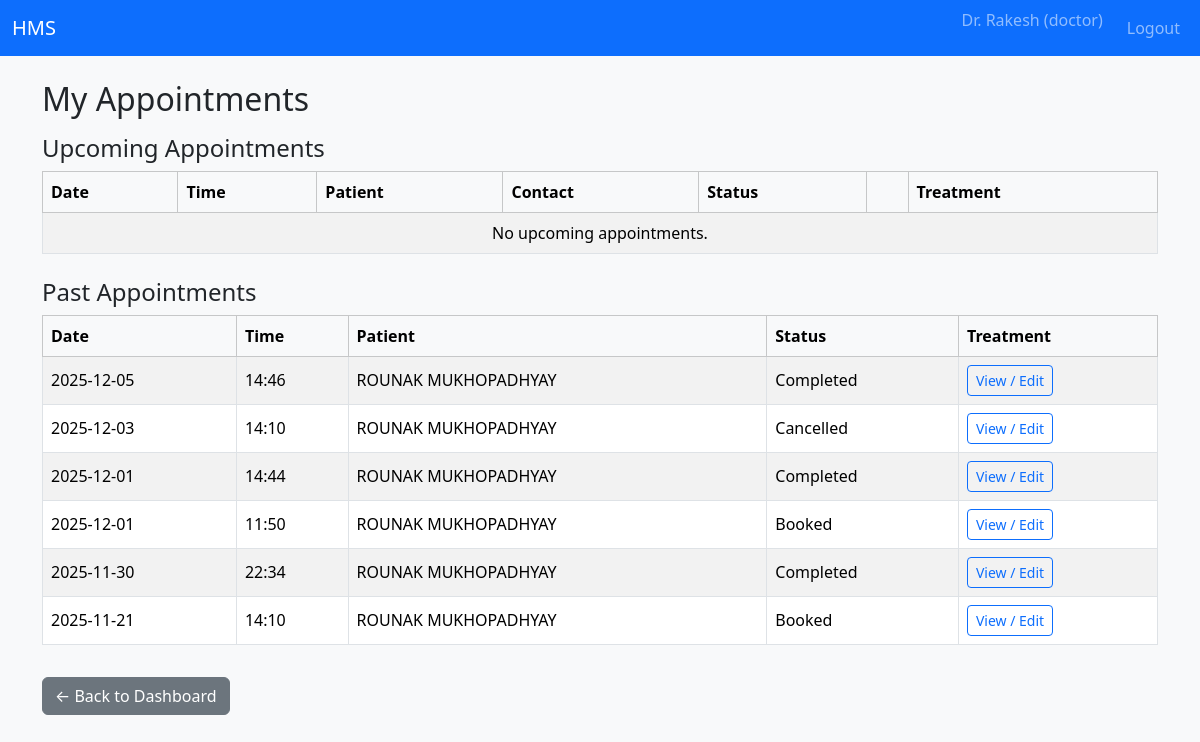
Screenshot of /doctor/appointments (signed in) with the database file from the repository.
### tables this page shows
CREATE TABLE appointments (
            id INTEGER PRIMARY KEY AUTOINCREMENT,
            patient_id INTEGER NOT NULL,
            doctor_id INTEGER NOT NULL,
            date TEXT NOT NULL, -- YYYY-MM-DD
            time TEXT NOT NULL, -- HH:MM
            status TEXT NOT NULL CHECK(status IN ('Booked', 'Completed', 'Cancelled')),
            created_at TEXT NOT NULL,
            updated_at TEXT NOT NULL,
            FOREIGN KEY(patient_id) REFERENCES patients(id),
            FOREIGN KEY(doctor_id) REFERENCES doctors(id),
            UNIQUE(doctor_id, date, time) -- prevent double booking
        );

CREATE TABLE users (
            id INTEGER PRIMARY KEY AUTOINCREMENT,
            username TEXT UNIQUE NOT NULL,
            password_hash TEXT NOT NULL,
            full_name TEXT NOT NULL,
            email TEXT,
            phone TEXT,
            role TEXT NOT NULL CHECK(role IN ('admin', 'doctor', 'patient')),
            is_active INTEGER NOT NULL DEFAULT 1,
            created_at TEXT NOT NULL
        );

### controllers/routes.py (the view)
@main_bp.route("/doctor/appointments")
@login_required
@role_required("doctor")
def doctor_appointments():
    doctor_id = get_current_doctor_id()
    if not doctor_id:
        flash("Doctor profile not found.", "danger")
        return redirect(url_for("main.doctor_dashboard"))
    conn = get_db_connection()
    cur = conn.cursor()
    cur.execute(
        """
        SELECT a.*, u.full_name AS patient_name, u.phone
        FROM appointments a
        JOIN patients p ON a.patient_id = p.id
        JOIN users u ON p.user_id = u.id
        WHERE a.doctor_id = ?
        ORDER BY a.date DESC, a.time DESC;
        """,
        (doctor_id,),
    )
    rows = cur.fetchall()
    conn.close()
    today_str = date_cls.today().isoformat()
    upcoming = []
    past = []
    for r in rows:
        if r["date"] >= today_str and r["status"] == "Booked":
            upcoming.append(r)
        else:
            past.append(r)
    return render_template("doctor_appointments.html", upcoming=upcoming, past=past)

### controllers/routes.py (called while the page is built)
def login_required(view_func):
    @wraps(view_func)
    def wrapped(*args, **kwargs):
        if "user_id" not in session:
            flash("Please log in to continue.", "warning")
            return redirect(url_for("main.login"))
        return view_func(*args, **kwargs)
    return wrapped

def role_required(role):
    def decorator(view_func):
        @wraps(view_func)
        def wrapped(*args, **kwargs):
            if "user_id" not in session or session.get("role") != role:
                flash("Unauthorized access.", "danger")
                return redirect(url_for("main.login"))
            return view_func(*args, **kwargs)
        return wrapped
    return decorator

def get_current_doctor_id():
    if "user_id" not in session:
        return None
    conn = get_db_connection()
    cur = conn.cursor()
    cur.execute(
        "SELECT d.id FROM doctors d JOIN users u ON d.user_id = u.id WHERE u.id = ?;",
        (session["user_id"],),
    )
    row = cur.fetchone()
    conn.close()
    return row["id"] if row else None

### models/models.py (called while the page is built)
def get_db_connection():
    conn = sqlite3.connect(DB_PATH)
    conn.row_factory = sqlite3.Row
    return conn

### templates/doctor_appointments.html (shortened to what this page needs)
{% extends "base.html" %}
{% block content %}
<h2>My Appointments</h2>
<h4 class="mt-3">Upcoming Appointments</h4>
<table class="table table-striped table-bordered align-middle">
    <thead class="table-light">
        <tr>
            <th>Date</th>
            <th>Time</th>
            <th>Patient</th>
            <th>Contact</th>
            <th>Status</th>
            <th></th>
            <th>Treatment</th>
        </tr>
    </thead>
    <tbody>
    {% if upcoming %}
        {% for a in upcoming %}
        <tr>
            <td>{{ a['date'] }}</td>
            <td>{{ a['time'] }}</td>
            <td>{{ a['patient_name'] }}</td>
            <td>{{ a['phone'] or '-' }}</td>
            <td>{{ a['status'] }}</td>
            <td>
                {% if a['status'] == 'Booked' %}
                <a
                    href="{{ url_for('main.doctor_update_appointment_status', appointment_id=a['id'], new_status='Completed') }}"
                    class="btn btn-sm btn-success me-1"
                >
                    Mark Completed
                </a>
                <a
                    href="{{ url_for('main.doctor_update_appointment_status', appointment_id=a['id'], new_status='Cancelled') }}"
                    class="btn btn-sm btn-danger"
                >
                    Cancel
                </a>
                {% endif %}
            </td>
            <td>
                <a
                    href="{{ url_for('main.doctor_treatment', appointment_id=a['id']) }}"
                    class="btn btn-sm btn-outline-primary"
                >
                    Add / Edit
                </a>
            </td>
        </tr>
        {% endfor %}
    {% else %}
        <tr>
            <td colspan="7" class="text-center">No upcoming appointments.</td>
        </tr>
    {% endif %}
    </tbody>
</table>
<h4 class="mt-4">Past Appointments</h4>
<table class="table table-striped table-bordered align-middle">
    <thead class="table-light">
        <tr>
            <th>Date</th>
            <th>Time</th>
            <th>Patient</th>
            <th>Status</th>
            <th>Treatment</th>
        </tr>
    </thead>
    <tbody>
    {% if past %}
        {% for a in past %}
        <tr>
            <td>{{ a['date'] }}</td>
            <td>{{ a['time'] }}</td>
            <td>{{ a['patient_name'] }}</td>
            <td>{{ a['status'] }}</td>
            <td>
                <a
                    href="{{ url_for('main.doctor_treatment', appointment_id=a['id']) }}"
                    class="btn btn-sm btn-outline-primary"
                >
                    View / Edit
                </a>
            </td>
        </tr>
        {% endfor %}
    {% else %}
        <tr>
            <td colspan="5" class="text-center">No past appointments yet.</td>
        </tr>
    {% endif %}
    </tbody>
</table>
<a href="{{ url_for('main.doctor_dashboard') }}" class="btn btn-secondary mt-3">
    ← Back to Dashboard
</a>
{% endblock %}

### rows the page displays
appointments: date "2025-12-05", time "14:46", patient_name "ROUNAK MUKHOPADHYAY", status "Completed"
appointments: date "2025-12-03", time "14:10", patient_name "ROUNAK MUKHOPADHYAY", status "Cancelled"
appointments: date "2025-12-01", time "14:44", patient_name "ROUNAK MUKHOPADHYAY", status "Completed"
appointments: date "2025-12-01", time "11:50", patient_name "ROUNAK MUKHOPADHYAY", status "Booked"
appointments: date "2025-11-30", time "22:34", patient_name "ROUNAK MUKHOPADHYAY", status "Completed"
appointments: date "2025-11-21", time "14:10", patient_name "ROUNAK MUKHOPADHYAY", status "Booked"

### other values shown
{{ session.get('full_name', '') }} "Dr. Rakesh"
{{ session.get('role', '') }} "doctor"
